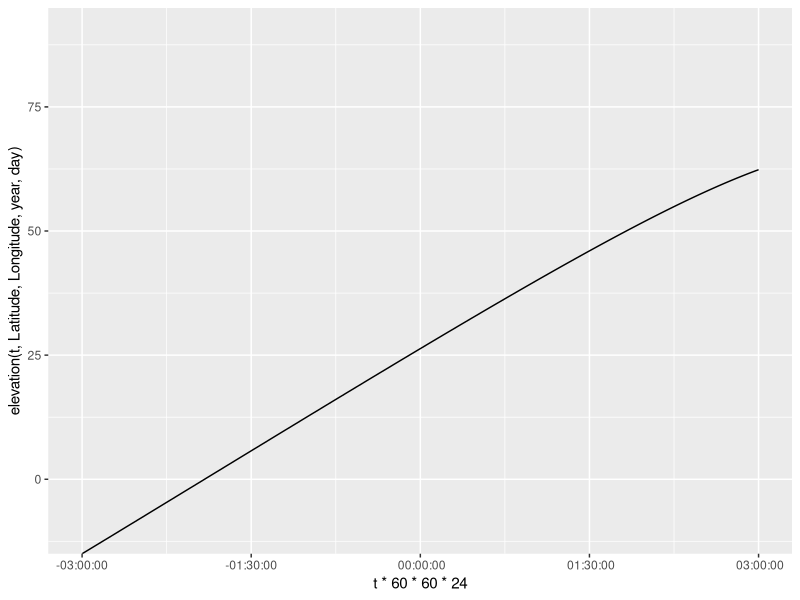
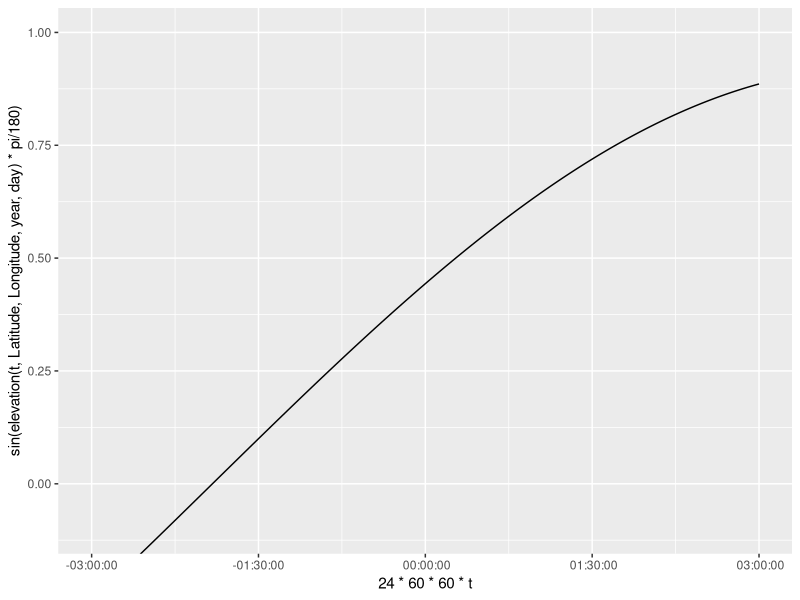
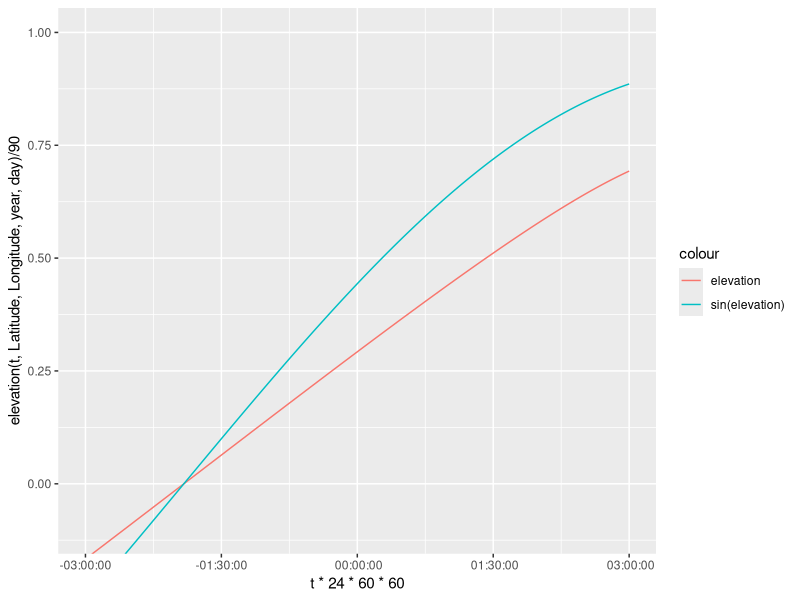
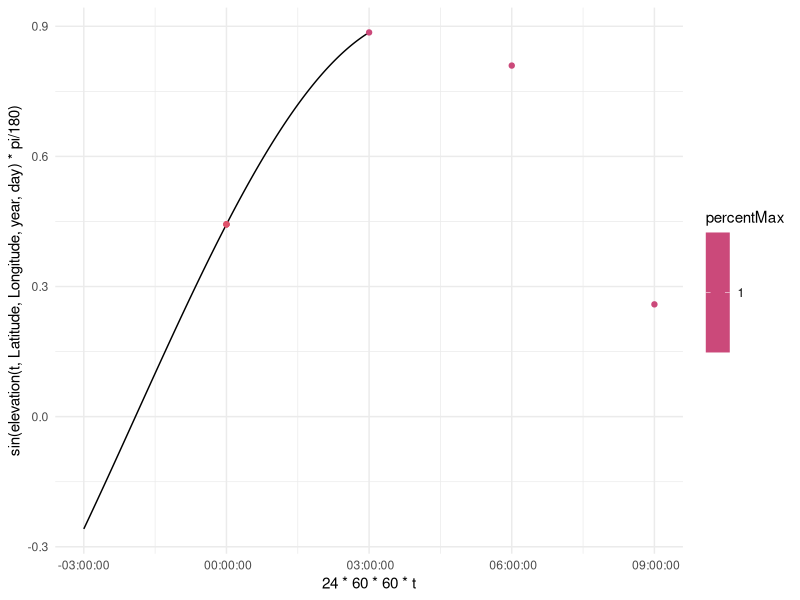
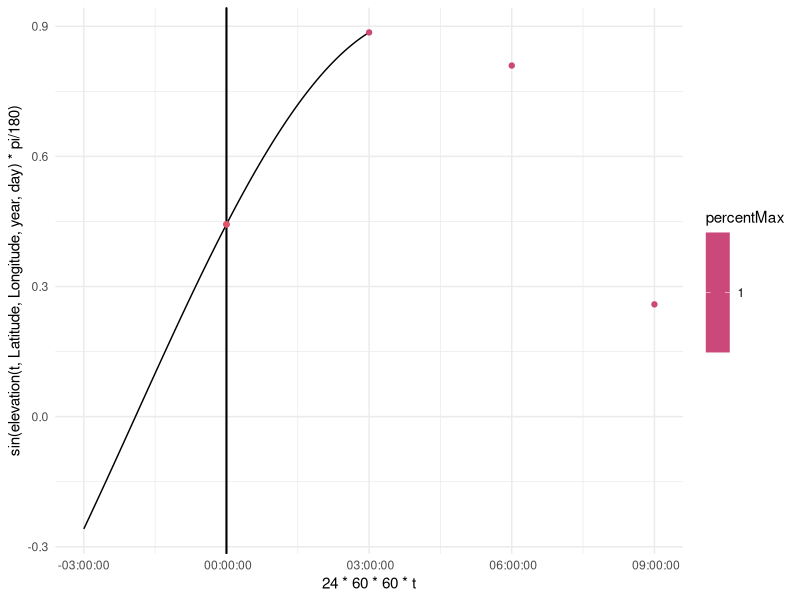

Recreate these plots in R, in order.
library(ggplot2)
##Fix error for days with no positive elevation 
Latitude = 0
Longitude = 120
year = 2008
day = 5
t=.5
Sunrise = 0 #initializing for global assignment
Sunset = 0 #initializing for global assignment

elevation = function(t,Latitude,Longitude,year,day){
  #Converting the year and day to Julian Day and Century. 2454466.5 is
  #12:00 AM of Jan 1 2008. Using mid day as the average 2454467 is Jan 1 2008
  #ifelse(year == 2008, JulianDay = 2454466+day, JulianDay = 2454467+day+(year-2008)*365);
  JulianDay = 2454466+day;
  ##Calculate solar position constants for the day in question. These
  ##functions were obtained from an NOAA Solar Calculations spreadsheet.
  ##Note: the variation seen throughout a given day is so small that we can
  ##treat these as constants. More on this later.
  JulianCentury = (JulianDay-2451545)/36525;
  GeomMeanLongSunDeg = (280.46646+JulianCentury*(36000.76983+JulianCentury*.0003032))%%360;
  GeomMeanAnomSunDeg = 357.52911+JulianCentury*(35999.05029 - 0.0001537*JulianCentury);
  EccentEarthOrbit = 0.016708634-JulianCentury*(0.000042037+0.0000001267*JulianCentury);
  SunEqOfCtr = sin(pi/180*(GeomMeanAnomSunDeg))*(1.914602-JulianCentury*(0.004817+0.000014*JulianCentury))+sin(pi/180*(2*GeomMeanAnomSunDeg))*(0.019993-0.000101*JulianCentury)+sin(pi/180*(3*GeomMeanAnomSunDeg))*0.000289;
  SunTrueLongDeg = GeomMeanLongSunDeg+SunEqOfCtr;
  SunAppLongDeg = SunTrueLongDeg-0.00569-0.00478*sin(pi/180*(125.04-1934.136*JulianCentury));
  MeanObliqEclipticDeg = 23+(26+((21.448-JulianCentury*(46.815+JulianCentury*(0.00059-JulianCentury*0.001813))))/60)/60;
  ObliqCorrDeg = MeanObliqEclipticDeg+0.00256*cos(pi/180*(125.04-1934.136*JulianCentury));
  SunDeclineDeg = 180/pi*(asin(sin(pi/180*(ObliqCorrDeg))*sin(pi/180*(SunAppLongDeg))));
  vary = tan(pi/180*(ObliqCorrDeg/2))*tan(pi/180*(ObliqCorrDeg/2));
  EqOfTimeMinutes = 4*180/pi*(vary*sin(2*pi/180*(GeomMeanLongSunDeg))-2*EccentEarthOrbit*sin(pi/180*(GeomMeanAnomSunDeg))+4*EccentEarthOrbit*vary*sin(pi/180*(GeomMeanAnomSunDeg))*cos(2*pi/180*(GeomMeanLongSunDeg))-0.5*vary*vary*sin(4*pi/180*(GeomMeanLongSunDeg))-1.25*EccentEarthOrbit*EccentEarthOrbit*sin(2*pi/180*(GeomMeanAnomSunDeg)));

  ## Define maximum PAR ratio: Solar Constant*.487(%of radiation that makes up PAR)*scale(100)/Sin(90)
  MaxRatio=.487*1361*100;
  srssangle = 90;
  HASunriseDeg = Re(180/pi*(acos(cos(pi/180*(srssangle))/(cos(pi/180*(Latitude))*cos(pi/180*(SunDeclineDeg)))-tan(pi/180*(Latitude))*tan(pi/180*(SunDeclineDeg)))));
  SunlightDuration = HASunriseDeg/180;

  A = sin(Latitude*pi/180)*sin(SunDeclineDeg*pi/180);
  B = cos(Latitude*pi/180)*cos(SunDeclineDeg*pi/180);

  SolarNoon = (720-4*Longitude-EqOfTimeMinutes+0*60)/1440;
  assign("Sunrise", ((SolarNoon*1440-HASunriseDeg*4)/1440)%%1, envir = .GlobalEnv); #keep sunrise positive and between zero and 1
  assign("Sunset", Sunrise+SunlightDuration, envir = .GlobalEnv); #assign SR/SS to global for use in other functions

  C = EqOfTimeMinutes/4+Longitude;

  #90-(acos(sin(Latitude*pi/180)*sin(SunDeclineDeg*pi/180)+cos(Latitude*pi/180)*cos(SunDeclineDeg*pi/180)*cos((t*360+EqOfTimeMinutes/4+Longitude+180)*pi/180)))*180/pi
  return(90-(acos(A+B*cos((t*360+C+180)*pi/180)))*180/pi)
    
}

elevation(t,Latitude,Longitude,year,day)

t = seq(Sunrise-1/8,Sunset+1/8,1/(8*100))
ggplot(data = NULL, aes(x = t*60*60*24, y = elevation(t,Latitude,Longitude,year,day)))+
  coord_cartesian(ylim = c(-10,90))+
  geom_line()+
  scale_x_time()
            
ggplot(data = NULL, aes(x = 24*60*60*t, y = sin(elevation(t,Latitude,Longitude,year,day)*pi/180)))+
  coord_cartesian(ylim = c(-.1,1))+
  geom_line()+
  scale_x_time()

ggplot(data = NULL, aes(x = t*24*60*60, y = elevation(t,Latitude,Longitude,year,day)/90, col = "elevation"))+
  coord_cartesian(ylim = c(-.1,1))+
  geom_line()+
  geom_line(data = NULL, aes(x = 24*60*60*t, y = sin(elevation(t,Latitude,Longitude,year,day)*pi/180), col = "sin(elevation)"))+
  labs()+
  scale_x_time()





###Creating projections from each observation

#Max PAR: .487*1361/sin(elevation)
library(tidyverse)

time = c(0,1/8,2/8,3/8,4/8,5/8,6/8,7/8)
time = time+floor(Sunrise*8)/8
observations = tibble(time, elevation(time, Latitude, Longitude, year, day))
observations = observations %>%
  select(time, elevation = `elevation(time, Latitude, Longitude, year, day)`)

daylightObservations = observations %>%
  mutate(max_PAR = .487*1361*sin(elevation*pi/180)) %>%
  filter(elevation>0)

daylightObservations = daylightObservations %>%
  mutate(percentMax = max_PAR/max_PAR)
  
##add points to indicate Sunrise and Sunset
timeSS = c(Sunrise, Sunset)
observationsSS = tibble(timeSS, elevation(timeSS, Latitude, Longitude, year, day))
observationsSS = observationsSS %>%
  select(time = timeSS, elevation = `elevation(timeSS, Latitude, Longitude, year, day)`) %>%
  mutate(max_PAR = .487*1361*sin(elevation*pi/180))

ggplot(data = NULL, aes(x = 24*60*60*t, y = sin(elevation(t,Latitude,Longitude,year,day)*pi/180)))+
  #coord_cartesian(ylim = c(-.1,1))+
  geom_line()+
  scale_x_time()+
  geom_point(data = daylightObservations, aes(x = time*24*60*60, y = max_PAR/(.487*1361), color = percentMax))+
  scale_color_viridis_c(option = "C")+
  geom_point(data = observationsSS, aes(x = time*24*60*60,  y = max_PAR/(.487*1361)), color = 2)+
  theme_minimal()
  


###Creating a function that will plot the Wang et al. algorithm for each point


wangInstPAR = function(t, daylightObservationsTibble){
  if (t<Sunrise){
    return(0)
  } else if (t>Sunset){
    return(0)
  } else if (dim(daylightObservationsTibble)[1]==1){
    #1 observation: I use equation 6.2
    overpass = daylightObservationsTibble[1,1]
    PAR = daylightObservationsTibble[1,3]
    instPAR = PAR*(sin((t-Sunrise)*pi/(Sunset-Sunrise))/sin((overpass-Sunrise)*pi/(Sunset-Sunrise)))
    return(instPAR)
  } else if (dim(daylightObservationsTibble)[1]>1){
    #2 or more observations: I use equation 6.4
    
  }

  
}
##create sky based on instPAR percentage of max and raw value (black at night, blue-gray during high-low par/high sun, red at sunset)

sky = tibble(t)

# t[101]=Sunrise
#Sunset = length-100

ggplot(data = NULL, aes(x = 24*60*60*t, y = sin(elevation(t,Latitude,Longitude,year,day)*pi/180)))+
  #coord_cartesian(ylim = c(-.1,1))+
  geom_line()+
  geom_vline(xintercept = 1:3, data =  ,aes())+
  scale_x_time()+
  geom_point(data = daylightObservations, aes(x = time*24*60*60, y = max_PAR/(.487*1361), color = percentMax))+
  scale_color_viridis_c(option = "C")+
  geom_point(data = observationsSS, aes(x = time*24*60*60,  y = max_PAR/(.487*1361)), color = 2)+
  theme_minimal()
